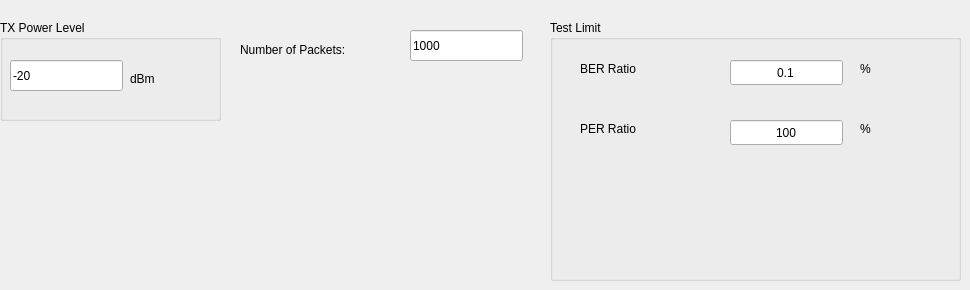
          <widget class="QWidget" name="tab_12">
           <attribute name="title">
            <string>Max Input</string>
           </attribute>
           <widget class="QGroupBox" name="groupBox_30">
            <property name="geometry">
             <rect>
              <x>0</x>
              <y>20</y>
              <width>221</width>
              <height>101</height>
             </rect>
            </property>
            <property name="title">
             <string>TX Power Level</string>
            </property>
            <widget class="QLineEdit" name="lineEdit_br_maxinput_txpowerlevel">
             <property name="geometry">
              <rect>
               <x>10</x>
               <y>40</y>
               <width>113</width>
               <height>31</height>
              </rect>
             </property>
             <property name="text">
              <string>-20</string>
             </property>
            </widget>
            <widget class="QLabel" name="label_62">
             <property name="geometry">
              <rect>
               <x>130</x>
               <y>50</y>
               <width>51</width>
               <height>18</height>
              </rect>
             </property>
             <property name="text">
              <string>dBm</string>
             </property>
            </widget>
           </widget>
           <widget class="QLineEdit" name="lineEdit_brmaxinput_numberofbit">
            <property name="geometry">
             <rect>
              <x>410</x>
              <y>30</y>
              <width>113</width>
              <height>31</height>
             </rect>
            </property>
            <property name="text">
             <string>1000</string>
            </property>
           </widget>
           <widget class="QLabel" name="label_61">
            <property name="geometry">
             <rect>
              <x>240</x>
              <y>40</y>
              <width>171</width>
              <height>20</height>
             </rect>
            </property>
            <property name="text">
             <string>Number of Packets:</string>
            </property>
           </widget>
           <widget class="QGroupBox" name="groupBox_28">
            <property name="geometry">
             <rect>
              <x>550</x>
              <y>20</y>
              <width>411</width>
              <height>261</height>
             </rect>
            </property>
            <property name="title">
             <string>Test Limit</string>
            </property>
            <widget class="QLabel" name="label_57">
             <property name="geometry">
              <rect>
               <x>30</x>
               <y>40</y>
               <width>141</width>
               <height>18</height>
              </rect>
             </property>
             <property name="text">
              <string>BER Ratio</string>
             </property>
            </widget>
            <widget class="QLineEdit" name="lineEdit_br_testlimit_maxinput_per">
             <property name="geometry">
              <rect>
               <x>180</x>
               <y>100</y>
               <width>113</width>
               <height>25</height>
              </rect>
             </property>
             <property name="text">
              <string>100</string>
             </property>
             <property name="alignment">
              <set>Qt::AlignCenter</set>
             </property>
            </widget>
            <widget class="QLabel" name="label_58">
             <property name="geometry">
              <rect>
               <x>30</x>
               <y>100</y>
               <width>131</width>
               <height>18</height>
              </rect>
             </property>
             <property name="text">
              <string>PER Ratio</string>
             </property>
            </widget>
            <widget class="QLineEdit" name="lineEdit_br_testlimit_maxinput_ber">
             <property name="geometry">
              <rect>
               <x>180</x>
               <y>40</y>
               <width>113</width>
               <height>25</height>
              </rect>
             </property>
             <property name="text">
              <string>0.1</string>
             </property>
             <property name="alignment">
              <set>Qt::AlignCenter</set>
             </property>
            </widget>
            <widget class="QLabel" name="label_59">
             <property name="geometry">
              <rect>
               <x>310</x>
               <y>40</y>
               <width>41</width>
               <height>18</height>
              </rect>
             </property>
             <property name="text">
              <string>%</string>
             </property>
            </widget>
            <widget class="QLabel" name="label_60">
             <property name="geometry">
              <rect>
               <x>310</x>
               <y>100</y>
               <width>41</width>
               <height>18</height>
              </rect>
             </property>
             <property name="text">
              <string>%</string>
             </property>
            </widget>
           </widget>
          </widget>
